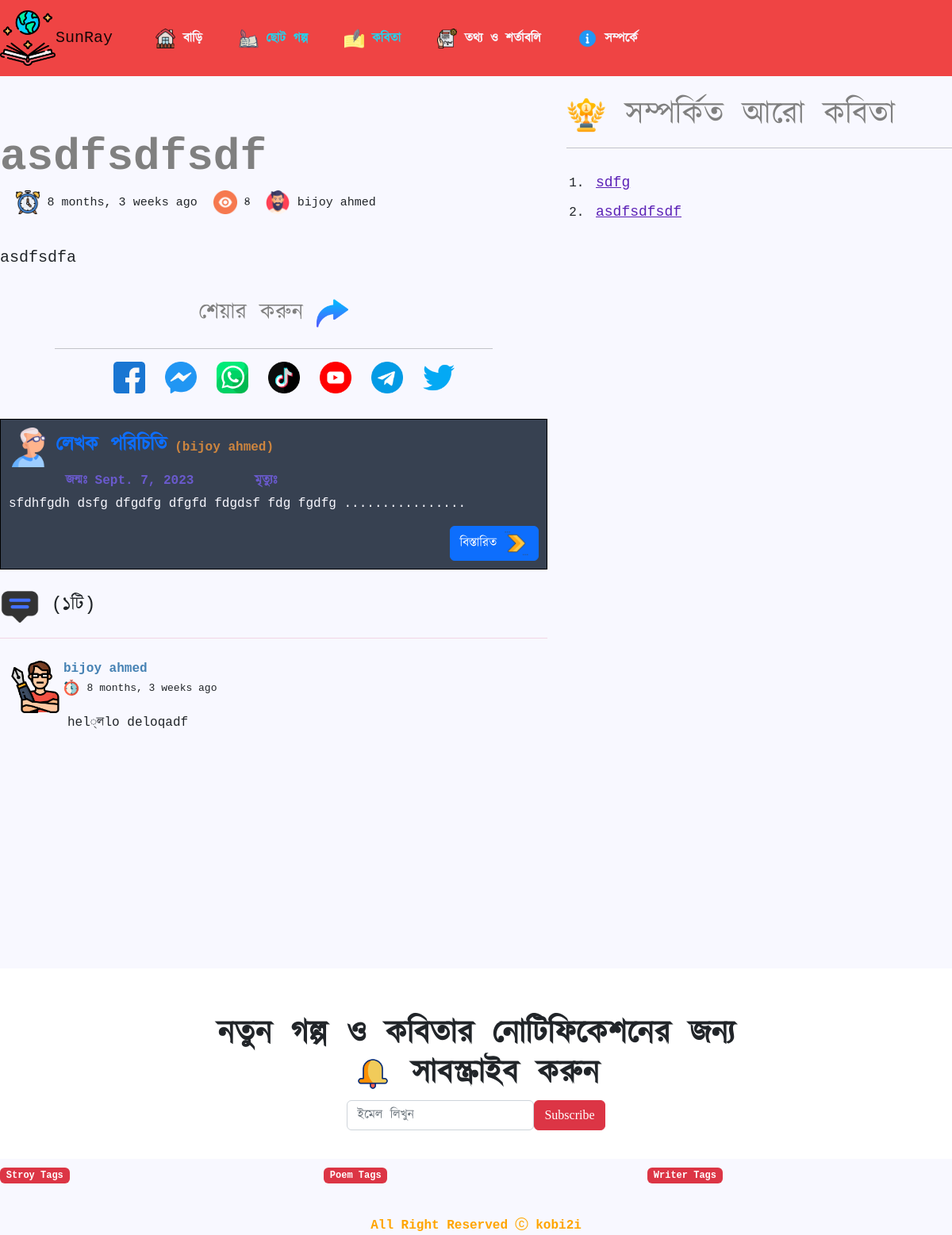
The page /kobita/read-poem/2/asdfsdfsdf/ on the database its author committed.
### kobita/models.py (models this page shows, shortened)
class Poem(models.Model):
    category = (
        ("কিশোর","কিশোর"),
        ("রোম্যান্টিক","রোম্যান্টিক"),
        ("আঠারো উর্ধ্ব","আঠারো উর্ধ্ব"),
        ("ভালোবাসা-প্রেম","ভালোবাসা-প্রেম"),
        ("দুঃখের কবিতা","দুঃখের কবিতা"),
        ("জাগরন মূলক","জাগরন মূলক"),
        ("সমাজকেন্দ্রিক","সমাজকেন্দ্রিক"),
        ("দেশাত্মবোধক","দেশাত্মবোধক"),
        ("প্রকৃতিপ্রেম","প্রকৃতিপ্রেম"),
        ("শিশু কবিতা","শিশু কবিতা")
    )
    author = models.CharField(max_length=1000)
    unique_id = models.ForeignKey(User,on_delete=models.CASCADE)
    poem_name = models.CharField(max_length=5000)
    poem_description = models.TextField(max_length=1000000)
    view = models.IntegerField()
    date = models.DateTimeField()
    tag = models.CharField(max_length=1000,choices=category)

class comment(models.Model):
    username = models.CharField(max_length=500)
    fullname = models.CharField(max_length=500)
    cmt = models.TextField(max_length=5000)
    date_time = models.DateTimeField()
    poem_unique_id = models.IntegerField()

### person/models.py (models this page shows, shortened)
class person(models.Model):
    r_s = (
        ('একাকী','একাকী'),
        ('বিবাহিত','বিবাহিত'),
        ('তালাকপ্রাপ্ত','তালাকপ্রাপ্ত'),
        ('জটিল','জটিল'),
        ('পৃথক','পৃথক'),
        ('দেহ-বিলাসী','দেহ-বিলাসী')
    )
    tags = (
        ('গল্পকার','গল্পকার'),
        ('কবি','কবি'),
        ('ঔপন্যাসিক','ঔপন্যাসিক'),
        ('কথাসাহিত্যিক','কথাসাহিত্যিক'),
        ('গানলেখক','গানলেখক'),
        ('প্রাবন্ধিক','প্রাবন্ধিক'),
        ('দার্শনিক','দার্শনিক')
    )
    e_q = (
        ('B.Sc','B.Sc'),
        ('B.Com','B.Com'),
        ('BBA','BBA'),
        ('HSC','HSC'),
        ('SSC','SSC'),
        ('PSC','PSC'),
        ('PSC', 'পড়ালেখা নাই')
    )
    gen =(
        ('ছেলে','ছেলে'),
        ('মেয়ে','মেয়ে'),
        ('উভলিঙ্গ','উভলিঙ্গ'),
    )
    nickname = models.CharField(max_length=500)
    gender = models.CharField(max_length=500,choices=gen)
    death = models.CharField(max_length=500)
    unique_id = models.ForeignKey(User,on_delete=models.CASCADE)
    bio = models.TextField(max_length=5000000)
    mobile = models.IntegerField()
    relationship_status = models.CharField(max_length=500,choices=r_s)
    tags_1 = models.CharField(max_length=500,choices=tags)
    tags_2 = models.CharField(max_length=500,choices=tags)
    tags_3 = models.CharField(max_length=500,choices=tags)
    profession = models.CharField(max_length=500)
    fav_clr = models.CharField(max_length=50)
    edu_qual = models.CharField(max_length=500,choices=e_q)
    edu_ins = models.CharField(max_length=500)
    depart_sub = models.CharField(max_length=500)
    dob = models.DateField()
    fb = models.CharField(max_length=5000)
    youtube = models.CharField(max_length=5000)
    insta = models.CharField(max_length=5000)
    qr_code_name = models.CharField(max_length=10000000)

### kobita/views.py (the view, shortened to what this page needs)
# urls.py: path('read-poem/<int:pk>/<str:name>/',readpoem,name="readpoem"),
def readpoem(request,pk,name):
    obj = Poem.objects.all().get(id=pk,poem_name=name)
    author = person.objects.filter(unique_id = obj.unique_id)
    cmt = comment.objects.filter(poem_unique_id=pk).order_by('-id')
    cmt_count = comment.objects.filter(poem_unique_id=pk).count()
    related_poem = Poem.objects.filter(tag=obj.tag).order_by('-id')
    view = (obj.view)+1
    view_ins = Poem.objects.filter(id=pk).update(view=view)
    view_data = bnNumber(obj.view)
    cmt_data = bnNumber(cmt_count)
    context={
        'obj':obj,
        'author':author,
        'cmt':cmt,
        'cmt_data':cmt_data,
        'related_poem':related_poem,
        'view_data': view_data
    }
    return render(request,'kobita/read-poem.html',context)

### kobita/views.py (called while the page is built)
def bnNumber(request):
    value= ''
    digit = str(request)
    for i in range(len(digit)):
        if digit[i]=='0':
            value +='০'
        elif digit[i]=='1':
            value += '১'
        elif digit[i]=='2':
            value += '২'
        elif digit[i]=='3':
            value += '৩'
        elif digit[i]=='4':
            value += '৪'
        elif digit[i] == '5':
            value += '৫'
        elif digit[i] == '6':
            value += '৬'
        elif digit[i] == '7':
            value += '৭'
        elif digit[i]=='8':
            value += '৮'
        elif digit[i] == '9':
            value += '৯'
    return value

### template/kobita/read-poem.html (shortened to what this page needs)
{% extends 'basic.html' %}
{% load static %}
{% load humanize %}
    {% block style %}
    <link rel="stylesheet" href="{% static 'css/read-poem.css' %}">
    <link rel="stylesheet" href="{% static 'css/index.css' %}">
    {% endblock style %}
{% block content %}
    <div class="row">
        <div class="col-sm-7">
            <div class="title">
                <h1>{{obj.poem_name}}</h1>
            </div>
            <div class="extra">
                <div class="d-flex justify-content-start ">
                    <div class="date">
                        <img src="{% static 'gif/clock.png' %}" width="30px" alt=""> <span>{{obj.date|naturaltime}}</span>
                    </div>
                    <div class="view">
                        <img src="{% static 'images/eye.png' %}" width="30px" alt=""><span> {{view_data}}</span>
                    </div>
                    <div class="author">
                        <img src="{% static 'gif/man.png' %}" width="30px" alt=""> <span>{{obj.author}}</span>
                    </div>
                </div>
            </div>
            <div class="detail">
                <br>
                <p>
                    {{obj.poem_description|linebreaks}}
                </p>
            </div>
            <div class="share">
                <div class="shares">
                    <h3>শেয়ার করুন <img src="{% static 'gif/share.png' %}" width="40px" alt=""></h3>
                    <div class="d-flex justify-content-center">
                        <hr width="80%">
                    </div>
                </div>
                <div class="link">
                    <div class="d-flex justify-content-center">
                        <div class="facebook">
                            <a href="#"><img src="{% static 'gif/facebook.png' %}" alt=""></a>
                        </div>
                        <div class="messenger">
                            <a href="#"><img src="{% static 'gif/messenger.png' %}" alt=""></a>
                        </div>
                        <div class="whatsapp">
                            <a href="#"><img src="{% static 'gif/whatsapp.png' %}" alt=""></a>
                        </div>
                        <div class="tiktok">
                            <a href="#"><img src="{% static 'gif/tik-tok.png' %}" alt=""></a>
                        </div>
                        <div class="youtube">
                            <a href="#"><img src="{% static 'gif/youtube.png' %}" alt=""></a>
                        </div>
                        <div class="telegram">
                            <a href="#"><img src="{% static 'gif/telegram.png' %}" alt=""></a>
                        </div>
                        <div class="telegram">
                            <a href="#"><img src="{% static 'gif/twitter.png' %}" alt=""></a>
                        </div>
                        <br><br><br>
                    </div>
                </div>
            </div>
            <div class="author_det">
            {% for a in author %}
            <img src="{% static 'gif/writer (2).png' %}" width="50px" alt=""> <a href="/profile/public/@/{{a.id}}/" style="text-decoration:none;"> <strong>লেখক পরিচিতি</strong> <span id="author_name">({{obj.author}})</span></a>
            <div class="bd">
               <div class="d-flex">
                <span>জন্মঃ {{a.dob}}</span>
                <span>মৃত্যুঃ {{a.death}}</span>
               </div>
            </div>
            <div class="bio">
                <p>
                    {{a.bio|truncatechars:100}}
                     ................
                </p>
            </div>
            <div class="d-flex justify-content-end">
                <a href="/profile/public/@/{{a.id}}/" role="button" class="btn btn-primary"> বিস্তারিত <img src="{% static 'gif/right-arrow.png' %}" width="30px" alt=""> </a>
            </div>
            {% endfor %}
            </div>
            <div class="cmt">
                <div class="content">
                    <h4><img src="{% static 'images/chat.png' %}" width="50px" alt=""> (<span>{{cmt_data}}টি</span>)</h4>
                </div>
            </div>
            <hr style="color:palevioletred;">
            <div class="cmt_show">
                {% for c in cmt %}
                <div class="write">
                    <div class="d-flex justify-content-start">
                        <div class="profile">
                            <img src="{% static 'gif/writer.png' %}" width="70px" style="border-radius: 7px;" alt="">
                        </div>
                        <div class="name">
                            <strong style="color: steelblue;"> {{c.fullname}} </strong><br>
                            <img src="{% static 'gif/chronometer.png' %}" width="20px" alt=""> <span style="font-size: 13px;">{{c.date_time|naturaltime}}</span>
                            <div class="context">
                                {{c.cmt|linebreaks}}
                            </div>
                        </div>
                    </div>
                </div>
                {% endfor %}
            </div>
        </div>
        <div class="col-sm-5">
            <h1 style="margin-top: 5%;color:grey;"><img src="{% static 'gif/1st-prize.png' %}" width="50px" alt=""> সম্পর্কিত আরো কবিতা</h1>
            <hr>
            <div class="aro">
                <ol>
                    {% for r in related_poem %}
                    <li><a href="/kobita/read-poem/{{r.id}}/{{r.poem_name}}/">{{r.poem_name}}</a></li>
                    {% endfor %}
                </ol>
            </div>
        </div>
    </div>
{% endblock content %}

### template/basic.html (shortened to what this page needs)
{% load static %}
<!DOCTYPE html>
<html lang="en">
<head>
  <link rel="stylesheet" href="https://cdn.jsdelivr.net/npm/bootstrap-icons@1.10.5/font/bootstrap-icons.css">
  <link rel="stylesheet" href="https://cdn.jsdelivr.net/npm/bootstrap-icons@1.11.2/font/bootstrap-icons.min.css">
  <link href="https://cdn.jsdelivr.net/npm/bootstrap@5.2.3/dist/css/bootstrap.min.css" rel="stylesheet"
>
     <link rel="stylesheet" href="https://cdnjs.cloudflare.com/ajax/libs/animate.css/4.1.1/animate.min.css">
    {% block style %}
    {% endblock style %}
</head>
<body>
<div id="page-content">
    <div class="row">
    <nav class="navbar navbar-expand-lg" style="background-color: #ef4444;">
      <div class="container-fluid">
        <a class="navbar-brand" href="/"><img src="{% static 'images/world-book-day.png' %}" alt="" id="logo">SunRay</a>
        <div class="collapse navbar-collapse" id="navbarSupportedContent">
          <ul class="navbar-nav me-auto mb-2 mb-lg-0" id="navlink">
            <li class="nav-item">
              <a class="nav-link active" aria-current="page" href="/" style="color:ghostwhite;font-weight: bolder;"><img id="icon" src="{% static 'images/home.png' %}" alt=""> বাড়ি</a>
            </li>
            <li class="nav-item">
              <a class="nav-link" href="/story/" style="color:#22d3ee;font-weight: bolder; "><img id="icon" src="{% static 'images/poetry.png' %}" alt=""> ছোট গল্প</a>
            </li>
            <li class="nav-item">
              <a class="nav-link" href="/kobita/" style="color: #22d3ee;font-weight: bolder;"><img id="icon" src="{% static 'images/literature.png' %}" alt=""> কবিতা</a>
            </li>
            <li class="nav-item">
              <a class="nav-link" href="#" style="font-weight: bolder;color:ghostwhite;"><img id="icon" src="{% static 'gif/contact.png' %}" alt=""> তথ্য ও শর্তাবলি</a>
            </li>
            <li class="nav-item">
              <a class="nav-link" href="#" style="font-weight: bolder;color:ghostwhite;"><img id="icon" src="{% static 'gif/information.png' %}" alt=""> সম্পর্কে</a>
            </li>
          </ul>
        </div>
      </div>
    </nav>
</div>
    {% block content %}
    {% endblock content %}
  </div>
    <div class="row" id="end">
      <div class="sign">
        <h1> নতুন গল্প ও কবিতার নোটিফিকেশনের জন্য
          <br> <img src="{% static 'images/notification-bell.gif' %}" style="width: 50px;" alt="">  সাবস্ক্রাইব করুন </h1>
      </div>
      <div class="d-flex justify-content-center">
          <div class="subs">
              <div class="d-flex">
                <input type="email" name="mail" id="mail" class="form-control" placeholder="ইমেল লিখুন">
                <input style="font-family:cursive;" type="submit" name="submit" id="submit" class="btn btn-danger" value="Subscribe">
              </div>
          </div>
      </div>
    </div>
    <div class="row" id="tag">
      <div class="col-sm-4">
         <div style="margin-top: 2%;margin-bottom: 2%;">
            <span class="badge text-bg-danger">Stroy Tags</span> <a href="#">df</a> <a href="#">df</a>
         </div>
      </div>
      <div class="col-sm-4">
        <div style="margin-top: 2%;margin-bottom: 2%;">
          <span class="badge text-bg-danger">Poem Tags</span> <a href="#">df</a> <a href="#">df</a>
        </div>
      </div>
      <div class="col-sm-4">
        <div style="margin-top: 2%;margin-bottom: 2%;">
          <span class="badge text-bg-danger">Writer Tags</span> <a href="#">df</a> <a href="#">df</a>
        </div>
      </div>
      <br><br><br>
      <center><strong style="color:orange;">All Right Reserved <i class="bi bi-c-circle"></i> kobi2i</strong></center>
      <br>
    </div>
</body>
</html>

### static/css/read-poem.css (style rules this page uses)
body { font-family: 'Courier New', Courier, monospace,kalpurush; }
.title h1 { margin-top: 10%; font-size: 3.5rem; color: grey; font-weight: bolder; }
.detail p { text-align: left; font-size: 20px; }
.aro ol li { list-style-type:decimal; padding: 5px; }
.aro ol li a { font-size: 18px; color:#5b21b6; }
.extra img { margin-left: 20px; }
.extra span { font-size: 15px; }
#author_name { color:peru; font-weight: bolder; }
.author_det strong { font-size: 25px; font-weight: bolder; }
.bio p { color:ghostwhite; }
.bd span { color:slateblue; padding: 5px; margin-left: 10%; font-weight: bolder; }
.author_det { background-color: #374151; border: 1px solid black; padding:10px; }
.link a { margin-left: 25px; }
.link a img { width: 40px; }
.shares h3 { text-align: center; margin-top: 5%; color: grey; }
.cmt { margin-top: 3%; }
.cmt_show { overflow: scroll; padding: 10px; height: 400px; }
.context { margin-top:15px; padding:5px; }

### static/css/index.css (style rules this page uses)
body { background-color:ghostwhite; font-family: 'Courier New', Courier, monospace,kalpurush; }
#icon { width: 25px; }
#logo { width: 70px; }
#navlink li { padding-left: 30px; }
ol { margin-top: 5%; }
ol li { padding: 5px; }
.sign h1 { text-align: center; margin-top: 5%; font-weight: bolder; }
#end { background-color: #ffffff; }
.subs { margin-bottom: 3%; }
#tag a { font-weight: bolder; color: ghostwhite; padding: 2px; }

### template/basic.html (style rules this page uses)
body { overflow-x: hidden; }
#page-content { opacity: 0; transform: translate3d(0, -1rem, 0); }
#page-content.visible { opacity: 1; transform: translate3d(0, 0, 0); }

### rows shown on the page
Poem: poem_name "asdfsdfsdf", date "8 months, 3 weeks ago", author "bijoy ahmed", poem_description "asdfsdfa"
person: dob "Sept. 7, 2023", bio "sfdhfgdh dsfg dfgdfg dfgfd fdgdsf fdg fgdfg"
comment: fullname "bijoy ahmed", date_time "8 months, 3 weeks ago", cmt "hel্লlo deloqadf"
Poem: poem_name "sdfg"

### other values the page prints
{{ view_data }} "৪"
{{ cmt_data }} "১"
